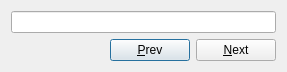
<?xml version="1.0" encoding="UTF-8"?>
<ui version="4.0">
 <class>Find</class>
 <widget class="QDialog" name="Find">
  <property name="geometry">
   <rect>
    <x>0</x>
    <y>0</y>
    <width>287</width>
    <height>68</height>
   </rect>
  </property>
  <property name="windowTitle">
   <string>Dialog</string>
  </property>
  <layout class="QVBoxLayout" name="verticalLayout">
   <item>
    <widget class="QLineEdit" name="seekEdit"/>
   </item>
   <item>
    <layout class="QHBoxLayout" name="horizontalLayout">
     <item>
      <spacer name="horizontalSpacer">
       <property name="orientation">
        <enum>Qt::Horizontal</enum>
       </property>
       <property name="sizeHint" stdset="0">
        <size>
         <width>40</width>
         <height>20</height>
        </size>
       </property>
      </spacer>
     </item>
     <item>
      <widget class="QPushButton" name="prevButton">
       <property name="text">
        <string>&amp;Prev</string>
       </property>
      </widget>
     </item>
     <item>
      <widget class="QPushButton" name="nextButton">
       <property name="text">
        <string>&amp;Next</string>
       </property>
      </widget>
     </item>
    </layout>
   </item>
  </layout>
 </widget>
 <resources/>
 <connections/>
</ui>
